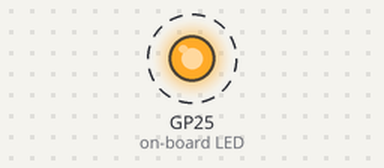
The program below on a simulated Raspberry Pi Pico running MicroPython. Parts: output pins drawn as LEDs (lit = HIGH). Dashed ring = blinking.

Above: at 0.2 s.
Timing chart, 0 to 3.0 s (numbered marks = the images above):
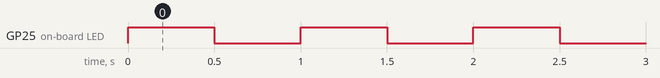

The program:

simple_led_test_using_picozero.py
```python
# simple test for picozero
# Blinks onboard LED using explicit on/off plus time.sleep
# Uses onboard LED.

from picozero import pico_led
import time

while True:
    pico_led.on()
    time.sleep(0.5)
    pico_led.off()
    time.sleep(0.5)

### end ###
```

Measured:
- by itself, GP25 (on-board LED): alternates HIGH for 0.50 s and LOW for 0.50 s
